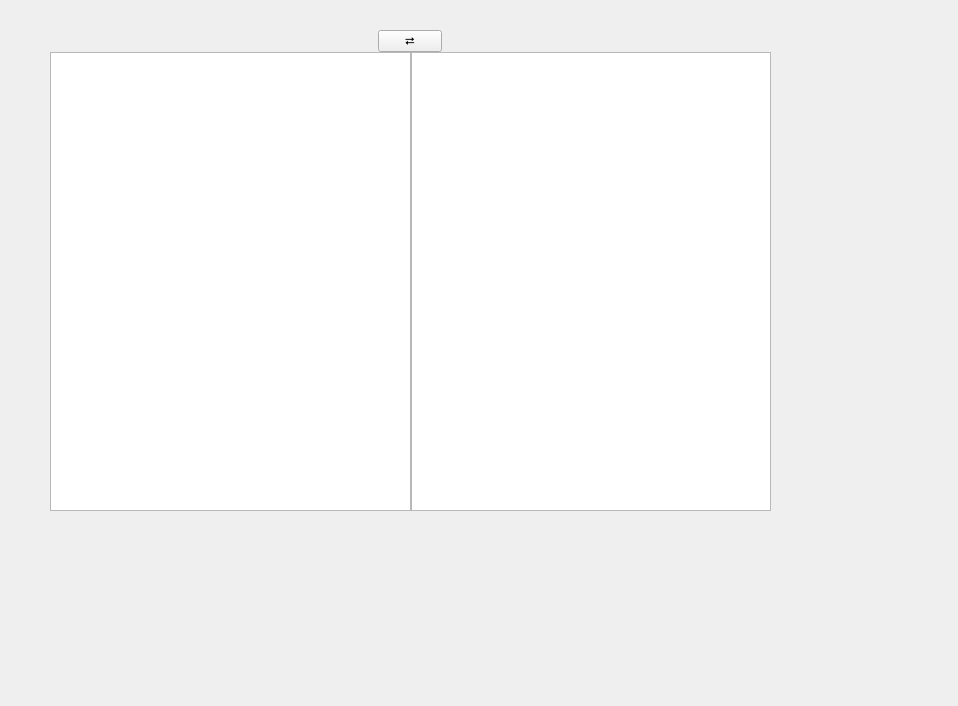
<?xml version="1.0" encoding="UTF-8"?>
<ui version="4.0">
 <class>TextEditTranslateWidget</class>
 <widget class="QWidget" name="TextEditTranslateWidget">
  <property name="geometry">
   <rect>
    <x>0</x>
    <y>0</y>
    <width>958</width>
    <height>706</height>
   </rect>
  </property>
  <property name="windowTitle">
   <string>TextEditTranslateWidget</string>
  </property>
  <widget class="QWidget" name="layoutWidget">
   <property name="geometry">
    <rect>
     <x>50</x>
     <y>30</y>
     <width>721</width>
     <height>481</height>
    </rect>
   </property>
   <layout class="QGridLayout" name="mainLayout">
    <property name="spacing">
     <number>0</number>
    </property>
    <item row="0" column="0">
     <layout class="QHBoxLayout" name="LangSelectLayout">
      <item alignment="Qt::AlignmentFlag::AlignHCenter|Qt::AlignmentFlag::AlignVCenter">
       <widget class="QPushButton" name="languageSwapButton">
        <property name="maximumSize">
         <size>
          <width>64</width>
          <height>64</height>
         </size>
        </property>
        <property name="text">
         <string>⮂</string>
        </property>
       </widget>
      </item>
     </layout>
    </item>
    <item row="1" column="0">
     <layout class="QHBoxLayout" name="TextEditLayout">
      <property name="spacing">
       <number>0</number>
      </property>
      <property name="leftMargin">
       <number>0</number>
      </property>
      <property name="rightMargin">
       <number>0</number>
      </property>
      <item>
       <widget class="MenuTextEdit" name="srcTextEdit"/>
      </item>
      <item>
       <widget class="LayoutTextEdit" name="trTextEdit"/>
      </item>
     </layout>
    </item>
    <item row="2" column="0">
     <layout class="QHBoxLayout" name="BottomLayout"/>
    </item>
   </layout>
  </widget>
 </widget>
 <customwidgets>
  <customwidget>
   <class>LayoutTextEdit</class>
   <extends>QTextEdit</extends>
   <header>SubWidgets/LayoutTextEdit.h</header>
  </customwidget>
  <customwidget>
   <class>MenuTextEdit</class>
   <extends>QTextEdit</extends>
   <header>SubWidgets/CustomMenuTextEdit.h</header>
  </customwidget>
 </customwidgets>
 <resources/>
 <connections/>
</ui>
